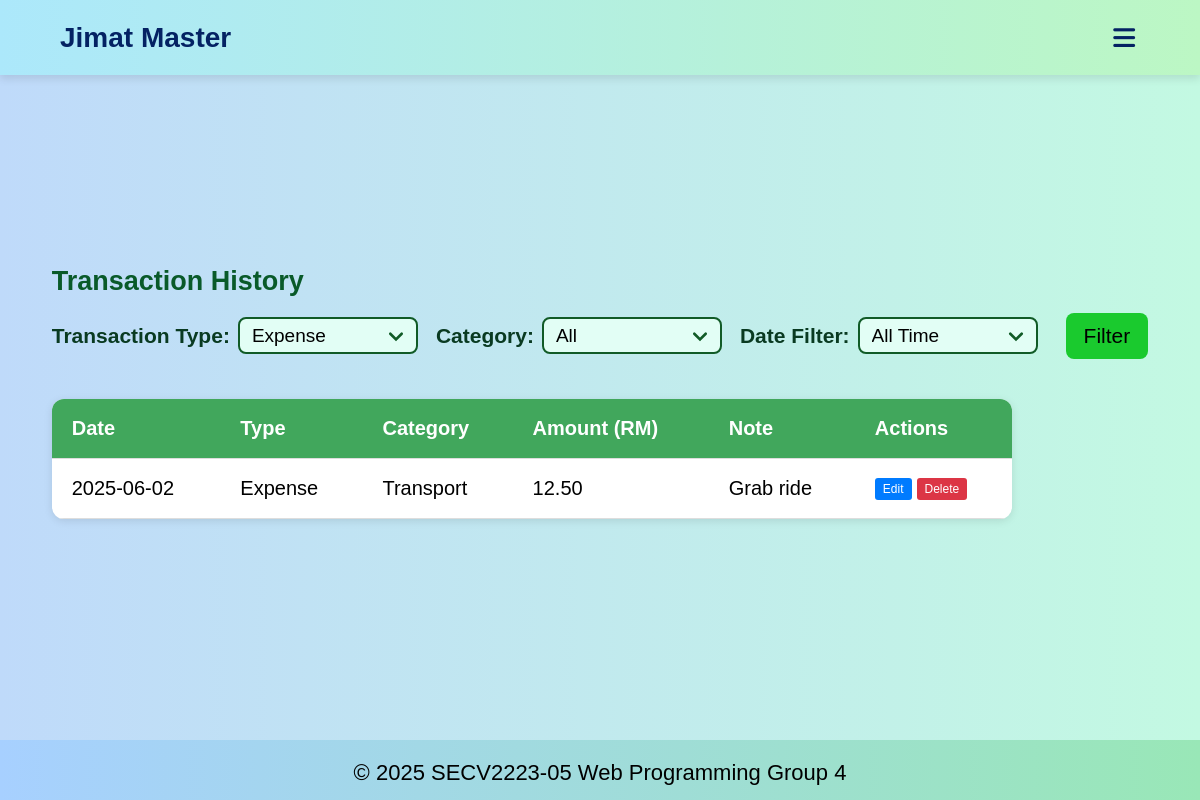
/overview.php?type=expense (signed in), run on the app's committed database.
### tables this page shows
CREATE TABLE IF NOT EXISTS transactions (
    transaction_id INT AUTO_INCREMENT PRIMARY KEY,
    user_id INT NOT NULL,
    category_id INT NOT NULL,
    type ENUM('income', 'expense') NOT NULL,
    amount DECIMAL(10,2) NOT NULL,
    note TEXT,
    date DATE,
    FOREIGN KEY (user_id) REFERENCES users(user_id) ON DELETE CASCADE,
    FOREIGN KEY (category_id) REFERENCES categories(category_id) ON DELETE CASCADE
);

CREATE TABLE IF NOT EXISTS categories (
    category_id INT AUTO_INCREMENT PRIMARY KEY,
    name VARCHAR(50) NOT NULL,
    type VARCHAR(50) NOT NULL  
);

### overview.php (the view, shortened to what this page needs)
<!DOCTYPE html>
<html lang="en">
<head>
    <link rel="stylesheet" href="style.css">
    <link rel="stylesheet" href="https://cdnjs.cloudflare.com/ajax/libs/font-awesome/6.1.0/css/all.min.css">
</head>
<body>
    <?php
    include 'includes/db.php';
    $user_id = $_SESSION['user_id'];
    ?>
    <header>
        <nav aria-label="Main Navigation">
            <div class="headername">Jimat Master</div>
            <i class="fa-solid fa-bars" id="menuicon"></i>
        </nav>
    </header>
    <main class="overviewmain">
        <section id="overview">
            <h2>Transaction History</h2>
            <form method="GET" action="overview.php">
                <div class="filtergroup">
                    <label for="transactionType">Transaction Type:</label>
                    <select id="OtransactionType" name="type" onchange="this.form.submit()" required>
                        <?php
                        $selectedType = isset($_GET['type']) ? $_GET['type'] : 'all';
                        ?>
                        <option value="expense" <?php echo ($selectedType == 'expense') ? 'selected' : ''; ?>>Expense</option>
                    </select>
                </div>
                <div class="filtergroup">
                    <label for="category">Category:</label>
                    <select name="category" id="Ocategory">
                        <option value="">All</option>
                    </select>
                </div>
                <div class="filtergroup">
                    <label for="date_filter">Date Filter:</label>
                    <select name="date_filter" id="Odate_filter">
                        <option value="" <?php echo (!isset($_GET['date_filter']) || $_GET['date_filter'] == '') ? 'selected' : ''; ?>>All Time</option>
                    </select>
                </div>
                <div class="filtergroup">
                    <button type="submit" class="filterbtn">Filter</button>
                </div>
            </form>
            <?php
            $selectedType = isset($_GET['type']) ? $_GET['type'] : 'all';
            if ($selectedType === 'all') {
                $transactionTypes = ['income', 'expense'];
                foreach ($transactionTypes as $currentType) {
                    echo "<h3>" . ucfirst($currentType) . " Transactions</h3>";
                    echo "<table>";
                    echo "<thead>
                            <tr>
                                <th>Date</th>
                                <th>Category</th>
                                <th>Amount (RM)</th>
                                <th>Note</th>
                                <th>Actions</th>
                            </tr>
                          </thead>";
                    echo "<tbody>";
                    $sql = "SELECT t.*, c.name AS category_name FROM transactions t
                            JOIN categories c ON t.category_id = c.category_id
                            WHERE t.user_id = ? AND t.type = ?";
                    $params = [$user_id, $currentType];
                    $types = "is";
                    if (!empty($_GET['category'])) {
                        $sql .= " AND t.category_id = ?";
                        $params[] = $_GET['category'];
                        $types .= "i";
                    }
                    if (!empty($_GET['date_filter']) && is_numeric($_GET['date_filter'])) {
                        $days = (int)$_GET['date_filter'];
                        $sql .= " AND t.date >= DATE_SUB(CURDATE(), INTERVAL ? DAY)";
                        $params[] = $days;
                        $types .= "i";
                    }
                    $sql .= " ORDER BY t.date DESC, t.transaction_id DESC";
                    $stmt = $conn->prepare($sql);
                    if ($stmt) {
                        $stmt->bind_param($types, ...$params);
                        $stmt->execute();
                        $result = $stmt->get_result();
                        if ($result->num_rows > 0) {
                            $total = 0;
                            while ($row = $result->fetch_assoc()) {
                                $total += $row['amount'];
                                echo "<tr id='row-{$row['transaction_id']}'>
                                        <td class='date-cell'>" . htmlspecialchars($row['date']) . "</td>
                                        <td class='category-cell' data-category-id='" . htmlspecialchars($row['category_id']) . "'>" . htmlspecialchars($row['category_name']) . "</td>
                                        <td class='amount-cell'>" . number_format($row['amount'], 2) . "</td>
                                        <td class='note-cell'>" . htmlspecialchars($row['note']) . "</td>
                                        <td class='action-cell'>
                                            <div class='action-buttons'>
                                                <button class='btn-edit' onclick='editTransaction({$row['transaction_id']})'>Edit</button>
                                                <button class='btn-delete' onclick='deleteTransaction({$row['transaction_id']})'>Delete</button>
                                            </div>
                                        </td>
                                      </tr>";
                            }
                            echo "<tr style='font-weight: bold; background-color: #f0f0f0;'>
                                    <td colspan='3'>Total " . ucfirst($currentType) . "</td>
                                    <td>RM " . number_format($total, 2) . "</td>
                                    <td></td>
                                  </tr>";
                        } else {
                            echo "<tr><td colspan='5' style='text-align: center; padding: 20px;'>No " . $currentType . " transactions found.</td></tr>";
                        }
                        $stmt->close();
                    } else {
                        echo "<tr><td colspan='5' style='text-align: center; padding: 20px; color: red;'>Error preparing query: " . htmlspecialchars($conn->error) . "</td></tr>";
                    }
                    echo "</tbody>";
                    echo "</table>";
                    echo "<br>";
                }
            } else {
                echo "<table>";
                echo "<thead>
                        <tr>
                            <th>Date</th>
                            <th>Type</th>
                            <th>Category</th>
                            <th>Amount (RM)</th>
                            <th>Note</th>
                            <th>Actions</th>
                        </tr>
                      </thead>";
                echo "<tbody>";
                $sql = "SELECT t.*, c.name AS category_name FROM transactions t
                        JOIN categories c ON t.category_id = c.category_id
                        WHERE t.user_id = ?";
                $params = [$user_id];
                $types = "i";
                if (!empty($_GET['type']) && $_GET['type'] !== 'all') {
                    $sql .= " AND t.type = ?";
                    $params[] = $_GET['type'];
                    $types .= "s";
                }
                $sql .= " ORDER BY t.date DESC, t.transaction_id DESC";
                $stmt = $conn->prepare($sql);
                if ($stmt) {
                    $stmt->bind_param($types, ...$params);
                    $stmt->execute();
                    $result = $stmt->get_result();
                    if ($result->num_rows > 0) {
                        while ($row = $result->fetch_assoc()) {
                            echo "<tr id='row-{$row['transaction_id']}'>
                                    <td class='date-cell'>" . htmlspecialchars($row['date']) . "</td>
                                    <td class='type-cell'>" . htmlspecialchars(ucfirst($row['type'])) . "</td>
                                    <td class='category-cell' data-category-id='" . htmlspecialchars($row['category_id']) . "'>" . htmlspecialchars($row['category_name']) . "</td>
                                    <td class='amount-cell'>" . number_format($row['amount'], 2) . "</td>
                                    <td class='note-cell'>" . htmlspecialchars($row['note']) . "</td>
                                    <td class='action-cell'>
                                        <div class='action-buttons'>
                                            <button class='btn-edit' onclick='editTransaction({$row['transaction_id']})'>Edit</button>
                                            <button class='btn-delete' onclick='deleteTransaction({$row['transaction_id']})'>Delete</button>
                                        </div>
                                    </td>
                                  </tr>";
                        }
                    } else {
                        echo "<tr><td colspan='6' style='text-align: center; padding: 20px;'>No transactions found.</td></tr>";
                    }
                } else {
                    echo "<tr><td colspan='6' style='text-align: center; padding: 20px; color: red;'>Error preparing query: " . htmlspecialchars($conn->error) . "</td></tr>";
                }
                echo "</tbody>";
                echo "</table>";
            }
            ?>
        </section>
    </main>
    <footer>
        <div class="footercontainer">
            <p>
                <span class="footeryear">&copy; <span id="current-year"></span> SECV2223-05</span>
                <span class="footergroup">Web Programming Group 4</span>
            </p>
        </div>
    </footer>
</body>
</html>

### data on the page
transactions: date "2025-06-02", type "Expense", category.name "Transport", amount "12.50", note "Grab ride"
